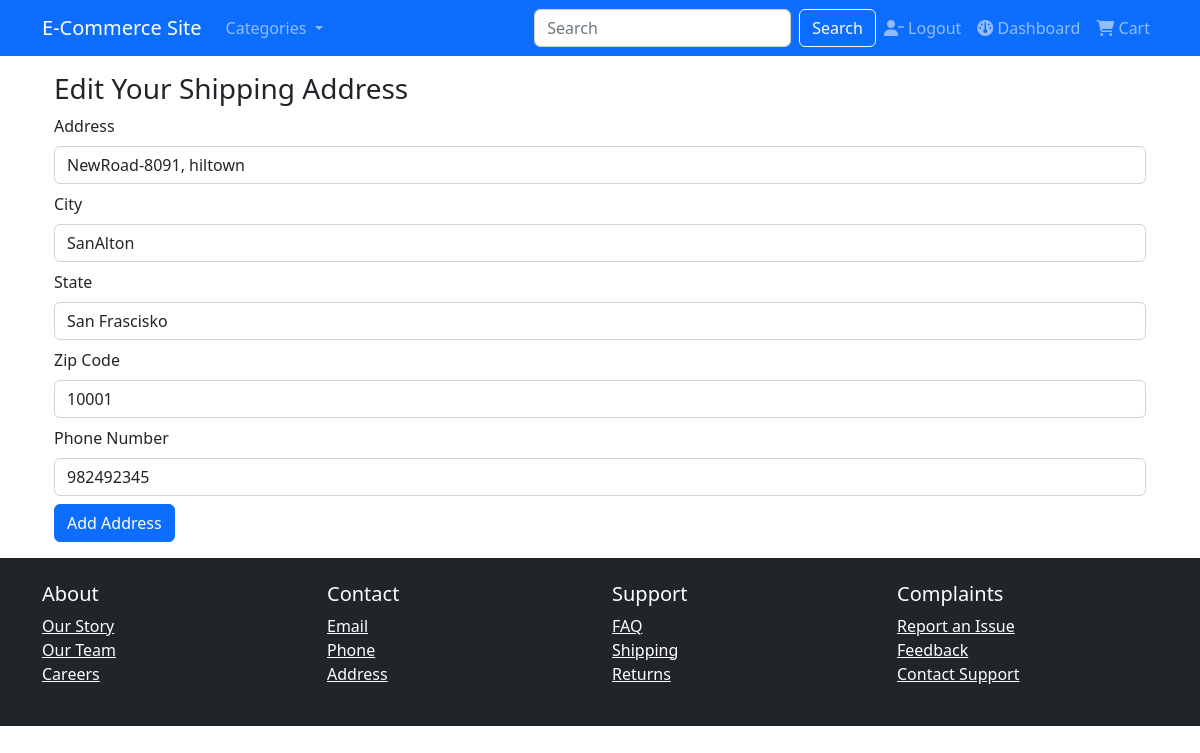
/product/edit-shipping-address/2 (signed in), run on the app's committed database.
### ecommerce/products/models.py (models this page shows, shortened)
class ShippingAddress(db.Model, UserMixin):
    __tablename__ = 'shipping_address'
    id = db.Column(db.Integer, primary_key=True)
    address = db.Column(db.String(50), nullable=False)
    city = db.Column(db.String(25), nullable=False)
    state = db.Column(db.String(25), nullable=False)
    zip_code = db.Column(db.Integer, nullable=False)
    phone = db.Column(db.Integer, nullable=False)
    user_id = db.Column(db.Integer, db.ForeignKey('user.id'), nullable=False)
    user = db.relationship('User', backref=db.backref('shippingaddress',lazy=True))
    created_at = db.Column(db.DateTime, default=datetime.now)
    updated_at = db.Column(db.DateTime, default=datetime.now, onupdate=datetime.now)

### ecommerce/products/routes.py (the view)
@products_bp.route('/edit-shipping-address/<int:address_id>', methods=['GET', 'POST'])
@login_required
def edit_shipping_address(address_id):
    address = ShippingAddress.query.get_or_404(address_id)
    form = ShippingAddressForm(obj=address)
    if form.validate_on_submit():
        form.populate_obj(address)
        db.session.commit()
        flash(f"Shipping Address Edited Successfully!!!", 'success')
        return redirect(url_for('products_bp.chekout'))
    return render_template('products/edit_shipping_address.html', form=form)

### ecommerce/products/forms.py
class ShippingAddressForm(FlaskForm):
    address = StringField('Address', validators=[DataRequired()])
    city = StringField('City', validators=[DataRequired()])
    state = StringField('State', validators=[DataRequired()])
    zip_code = IntegerField('Zip Code', validators=[DataRequired()])
    phone = IntegerField('Phone Number', validators=[DataRequired()])
    submit = SubmitField('Add Address')

### ecommerce/users/models.py (called while the page is built)
@login_manager.user_loader
def load_user(user_id):
    return User.query.get(int(user_id))

### ecommerce/templates/products/edit_shipping_address.html (shortened to what this page needs)
{% extends "base/base.html" %}
{% block content %}
    <div class="container">
        <h3>Edit Your Shipping Address</h3>
        <form method="POST" enctype="multipart/form-data">
            <div class="form-group mt-2">
                {{ form.address.label(class="form-label") }}
                {{ form.address(class="form-control") }}
            </div>
            <div class="form-group mt-2">
                {{ form.city.label(class="form-label") }}
                {{ form.city(class="form-control") }}
            </div>
            <div class="form-group mt-2">
                {{ form.state.label(class="form-label") }}
                {{ form.state(class="form-control") }}
            </div>
            <div class="form-group mt-2">
                {{ form.zip_code.label(class="form-label") }}
                {{ form.zip_code(class="form-control") }}
            </div>
            <div class="form-group mt-2">
                {{ form.phone.label(class="form-label") }}
                {{ form.phone(class="form-control") }}
            </div>
            <div class="form-group mt-2">
                {{ form.submit(class="btn btn-primary") }}
            </div>
        </form>
    </div>
{% endblock content %}

### data on the page
ShippingAddress: address "NewRoad-8091, hiltown", city "SanAlton", state "San Frascisko", zip_code "10001", phone "982492345"
